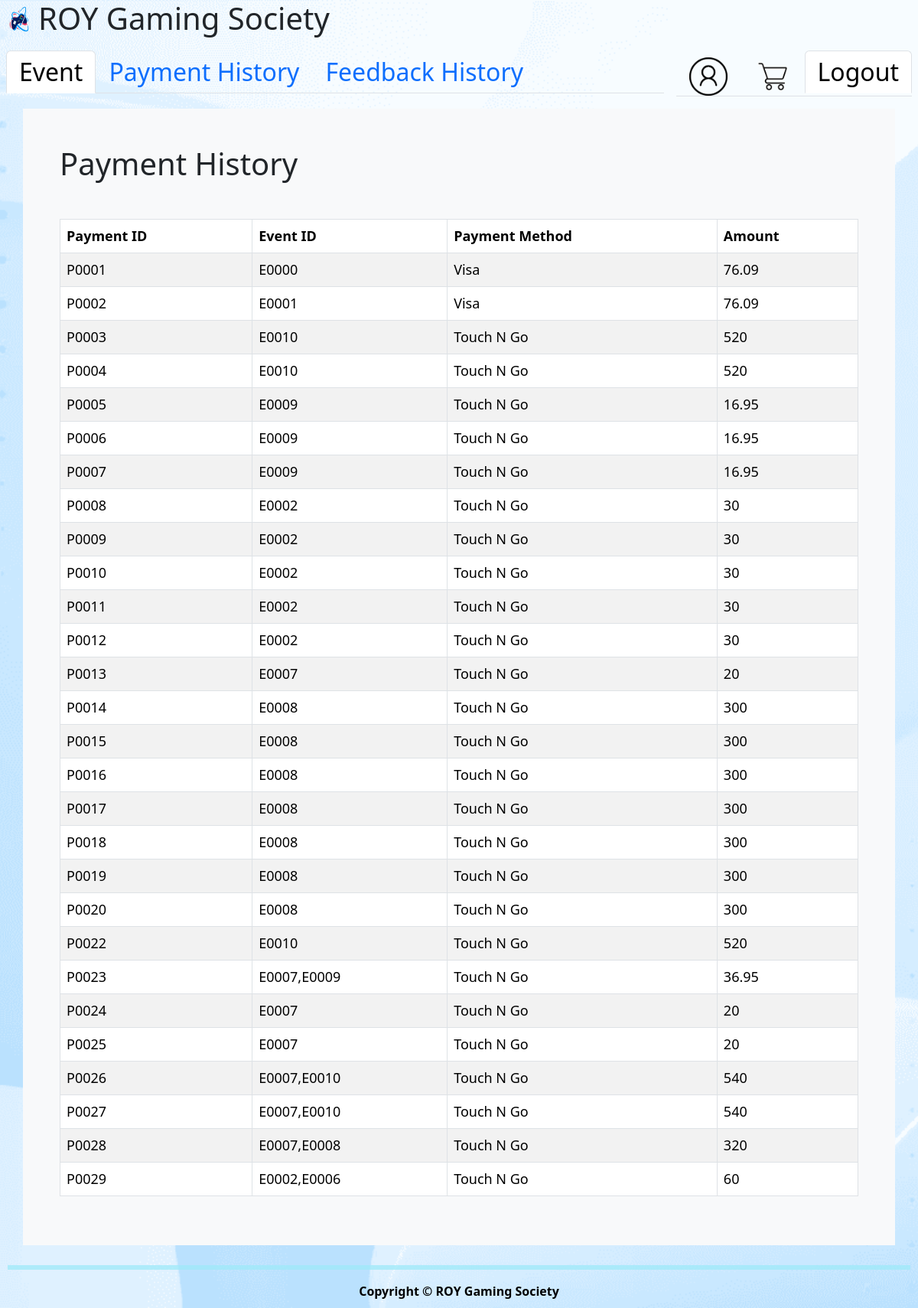
Page /paymentHistory.php (signed in) on the committed database.
### tables this page shows
CREATE TABLE `payment` (
  `payment_id` varchar(5) NOT NULL,
  `username` varchar(30) NOT NULL,
  `event_id` varchar(100) NOT NULL,
  `cardName` varchar(30) NOT NULL,
  `cardNumber` varchar(20) NOT NULL,
  `expDate` date NOT NULL,
  `CVV` int(3) NOT NULL,
  `amount` double NOT NULL,
  `payment_method` varchar(20) NOT NULL
);

### paymentHistory.php (the view, shortened to what this page needs)
<?php
require_once './secret/helperMember.php';
if(isset($_COOKIE['login-user'])) {
    $username = $_COOKIE['login-user'];
} else {
    echo "Cookie 'login-user' is not set.";
}
?>
<!DOCTYPE html>
<html lang="en">
<head>
    <link href="css/css.css" rel="stylesheet" type="text/css"/>
    <link href="css/style.css" rel="stylesheet" type="text/css"/>
    <link href="https://cdn.jsdelivr.net/npm/bootstrap@5.3.3/dist/css/bootstrap.min.css" rel="stylesheet">
</head>
<body>
    <?php include ('memberHeader.php'); ?>
    <div>
        <div class="container p-5 bg-light">
            <h1 class="mb-5">Payment History</h1>
            <table class="table table-striped table-bordered">
                <thead class="thead-dark">
                    <tr>
                        <th scope="col">Payment ID</th>
                        <th scope="col">Event ID</th>
                        <th scope="col">Payment Method</th>
                        <th scope="col">Amount</th>
                    </tr>
                </thead>
                <tbody>
                    <?php
                    $con = new mysqli(DB_HOST, DB_USER, DB_PASS, DB_NAME);
                    $sql = "SELECT * FROM payment WHERE username = '$username'";
                    $result = $con->query($sql);
                    if ($result->num_rows > 0) {
                        while ($row = $result->fetch_object()) {
                            printf("<tr>
                            <td>%s</td>
                            <td>%s</td>
                            <td>%s</td>
                            <td>%s</td>
                            </tr>", $row->payment_id, $row->event_id, $row->payment_method, $row->amount);
                        }
                    }
                    ?>
                </tbody>
            </table>
        </div>
    </div>
    <?php include ('footer.php'); ?>
</body>
</html>

### css/Style.css (style rules this page uses)
body { background-image: url("../img/wallpaper.png"); background-repeat: no-repeat; background-size: cover; background-position: center; }
table { width: 100%; font-size: 18px; padding: 15px; }
th { background-color: white; color: black; }
td { text-align: left; }

### rows in the picture
payment: payment_id "P0001", event "E0000", payment_method "Visa", amount "76.09"
payment: payment_id "P0002", event "E0001", payment_method "Visa", amount "76.09"
payment: payment_id "P0003", event "E0010", payment_method "Touch N Go", amount "520"
payment: payment_id "P0004", event "E0010", payment_method "Touch N Go", amount "520"
payment: payment_id "P0005", event "E0009", payment_method "Touch N Go", amount "16.95"
payment: payment_id "P0006", event "E0009", payment_method "Touch N Go", amount "16.95"
payment: payment_id "P0007", event "E0009", payment_method "Touch N Go", amount "16.95"
payment: payment_id "P0008", event "E0002", payment_method "Touch N Go", amount "30"
payment: payment_id "P0009", event "E0002", payment_method "Touch N Go", amount "30"
payment: payment_id "P0010", event "E0002", payment_method "Touch N Go", amount "30"
payment: payment_id "P0011", event "E0002", payment_method "Touch N Go", amount "30"
payment: payment_id "P0012", event "E0002", payment_method "Touch N Go", amount "30"
payment: payment_id "P0013", event "E0007", payment_method "Touch N Go", amount "20"
payment: payment_id "P0014", event "E0008", payment_method "Touch N Go", amount "300"
payment: payment_id "P0015", event "E0008", payment_method "Touch N Go", amount "300"
payment: payment_id "P0016", event "E0008", payment_method "Touch N Go", amount "300"
payment: payment_id "P0017", event "E0008", payment_method "Touch N Go", amount "300"
payment: payment_id "P0018", event "E0008", payment_method "Touch N Go", amount "300"
payment: payment_id "P0019", event "E0008", payment_method "Touch N Go", amount "300"
payment: payment_id "P0020", event "E0008", payment_method "Touch N Go", amount "300"
payment: payment_id "P0022", event "E0010", payment_method "Touch N Go", amount "520"
payment: payment_id "P0023", event "E0007,E0009", payment_method "Touch N Go", amount "36.95"
payment: payment_id "P0024", event "E0007", payment_method "Touch N Go", amount "20"
payment: payment_id "P0025", event "E0007", payment_method "Touch N Go", amount "20"
payment: payment_id "P0026", event "E0007,E0010", payment_method "Touch N Go", amount "540"
payment: payment_id "P0027", event "E0007,E0010", payment_method "Touch N Go", amount "540"
payment: payment_id "P0028", event "E0007,E0008", payment_method "Touch N Go", amount "320"
payment: payment_id "P0029", event "E0002,E0006", payment_method "Touch N Go", amount "60"
